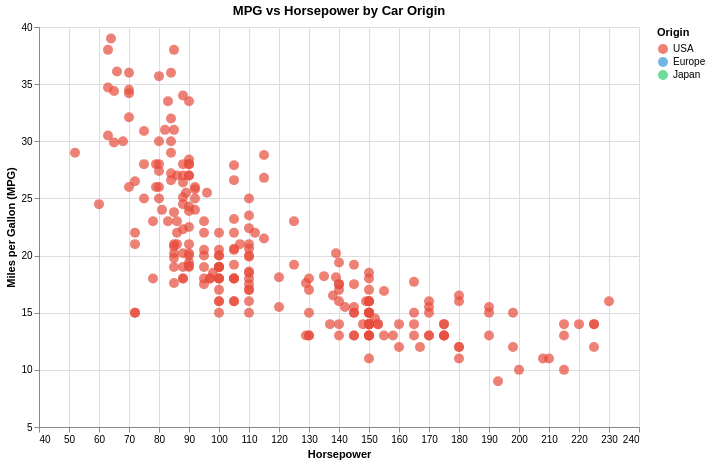

This figure's notebook cell:
### Markdown cell above
##### Exercise 2B: Ask AI for "starter code", then improve it

We are going to learn a new module called "Altair" in this class. So far, you probably now knowing anything about it. It is fine. Run the following prompt (make adjustments if need). 
**AI Prompt:**  
> "Make an interactive chart use the car data in vegadatasets: select an origin category with a dropdown and show MPG vs horsepower for that origin. Use Altair. Include tooltips."

Paste AI code below, run it, then:
- If there is any part of the code that is hard to understand, ask AI to translate it into another module's language (plotly) or explain the code to you.  
- Read the code, write a reflection on the code. Does it easy to understand the code? Is there any part of the code is unnecessary? 
- With AI's help, try to **improve** the code with:
    - better titles and axis labels
    - thoughtful tooltip content
    - better defaults (e.g., show all if none selected)
    - (optional) change the dropdown menu to check box selection on three origins
    - anything you believe that can be improved or changed
- Write another reflection on this vibe coding experience. Write 3 words to describe your feeling on vibe coding with a module you are not familiar with. Does AI always give you what you want? If there any steps that are not working? How did you adjust the AI prompt to serve your goal. In general, any suggestions for yourself if you want to do the vibe coding later.

### Code cell
import altair as alt
from vega_datasets import data

# Load the cars dataset
cars = data.cars()

# Create a dropdown selection for origin
origin_dropdown = alt.binding_select(
    options=['USA', 'Europe', 'Japan'],
    name='Select Origin: '
)

origin_selection = alt.param(
    name='origin_selection',
    bind=origin_dropdown,
    value='USA'
)

# Create the interactive chart
chart = alt.Chart(cars).mark_circle(size=100, opacity=0.7).encode(
    x=alt.X('Horsepower:Q', scale=alt.Scale(zero=False), title='Horsepower'),
    y=alt.Y('Miles_per_Gallon:Q', scale=alt.Scale(zero=False), title='Miles per Gallon (MPG)'),
    color=alt.Color('Origin:N', 
                    scale=alt.Scale(domain=['USA', 'Europe', 'Japan'],
                                    range=['#e74c3c', '#3498db', '#2ecc71']),
                    legend=alt.Legend(title='Origin')),
    tooltip=[
        alt.Tooltip('Name:N', title='Car Name'),
        alt.Tooltip('Origin:N', title='Origin'),
        alt.Tooltip('Miles_per_Gallon:Q', title='MPG'),
        alt.Tooltip('Horsepower:Q', title='Horsepower'),
        alt.Tooltip('Cylinders:Q', title='Cylinders'),
        alt.Tooltip('Year:T', title='Year', timeUnit='year')
    ]
).add_params(
    origin_selection
).transform_filter(
    alt.datum.Origin == origin_selection
).properties(
    width=600,
    height=400,
    title='MPG vs Horsepower by Car Origin'
)

# Display the chart
chart

### Figure 1 — Vega-Lite specification as saved in the notebook (floating-point values rounded to 4 significant figures; data arrays with more than 128 entries replaced by an {"elided": "..."} marker saying what was removed)
{"config": {"view": {"continuousWidth": 300, "continuousHeight": 300}}, "data": {"name": "data-583e73726c1545c56c203344161a975c"}, "mark": {"type": "circle", "opacity": 0.7, "size": 100}, "encoding": {"color": {"field": "Origin", "legend": {"title": "Origin"}, "scale": {"domain": ["USA", "Europe", "Japan"], "range": ["#e74c3c", "#3498db", "#2ecc71"]}, "type": "nominal"}, "tooltip": [{"field": "Name", "title": "Car Name", "type": "nominal"}, {"field": "Origin", "title": "Origin", "type": "nominal"}, {"field": "Miles_per_Gallon", "title": "MPG", "type": "quantitative"}, {"field": "Horsepower", "title": "Horsepower", "type": "quantitative"}, {"field": "Cylinders", "title": "Cylinders", "type": "quantitative"}, {"field": "Year", "timeUnit": "year", "title": "Year", "type": "temporal"}], "x": {"field": "Horsepower", "scale": {"zero": false}, "title": "Horsepower", "type": "quantitative"}, "y": {"field": "Miles_per_Gallon", "scale": {"zero": false}, "title": "Miles per Gallon (MPG)", "type": "quantitative"}}, "height": 400, "params": [{"name": "origin_selection", "bind": {"input": "select", "options": ["USA", "Europe", "Japan"], "name": "Select Origin: "}, "value": "USA"}], "title": "MPG vs Horsepower by Car Origin", "transform": [{"filter": "(datum.Origin === origin_selection)"}], "width": 600, "$schema": "https://vega.github.io/schema/vega-lite/v6.1.0.json", "datasets": {"data-583e73726c1545c56c203344161a975c": {"elided": "406 records"}}}
